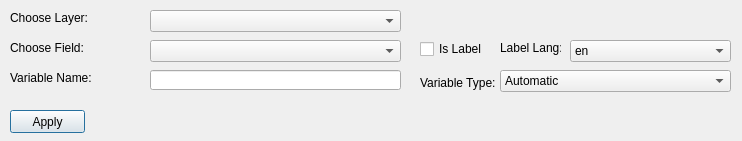
<?xml version="1.0" encoding="UTF-8"?>
<ui version="4.0">
 <class>Dialog</class>
 <widget class="QDialog" name="Dialog">
  <property name="geometry">
   <rect>
    <x>0</x>
    <y>0</y>
    <width>742</width>
    <height>141</height>
   </rect>
  </property>
  <property name="windowTitle">
   <string>Dialog</string>
  </property>
  <widget class="QComboBox" name="chooseLayer">
   <property name="geometry">
    <rect>
     <x>150</x>
     <y>10</y>
     <width>251</width>
     <height>22</height>
    </rect>
   </property>
  </widget>
  <widget class="QLabel" name="fieldLabel">
   <property name="geometry">
    <rect>
     <x>10</x>
     <y>40</y>
     <width>91</width>
     <height>16</height>
    </rect>
   </property>
   <property name="text">
    <string>Choose Field:</string>
   </property>
  </widget>
  <widget class="QComboBox" name="chooseField">
   <property name="geometry">
    <rect>
     <x>150</x>
     <y>40</y>
     <width>251</width>
     <height>22</height>
    </rect>
   </property>
  </widget>
  <widget class="QLabel" name="layerLabel">
   <property name="geometry">
    <rect>
     <x>10</x>
     <y>10</y>
     <width>91</width>
     <height>16</height>
    </rect>
   </property>
   <property name="text">
    <string>Choose Layer:</string>
   </property>
  </widget>
  <widget class="QLabel" name="labelLangLabel">
   <property name="geometry">
    <rect>
     <x>500</x>
     <y>40</y>
     <width>61</width>
     <height>16</height>
    </rect>
   </property>
   <property name="text">
    <string>Label Lang:</string>
   </property>
  </widget>
  <widget class="QLabel" name="varNameLabel">
   <property name="geometry">
    <rect>
     <x>10</x>
     <y>70</y>
     <width>91</width>
     <height>16</height>
    </rect>
   </property>
   <property name="text">
    <string>Variable Name:</string>
   </property>
  </widget>
  <widget class="QLineEdit" name="varNameEdit">
   <property name="geometry">
    <rect>
     <x>150</x>
     <y>70</y>
     <width>251</width>
     <height>20</height>
    </rect>
   </property>
  </widget>
  <widget class="QLabel" name="varTypeLabel">
   <property name="geometry">
    <rect>
     <x>420</x>
     <y>75</y>
     <width>91</width>
     <height>16</height>
    </rect>
   </property>
   <property name="text">
    <string>Variable Type:</string>
   </property>
  </widget>
  <widget class="QComboBox" name="varType">
   <property name="geometry">
    <rect>
     <x>500</x>
     <y>70</y>
     <width>231</width>
     <height>22</height>
    </rect>
   </property>
   <item>
    <property name="text">
     <string>Automatic</string>
    </property>
   </item>
   <item>
    <property name="text">
     <string>String</string>
    </property>
   </item>
   <item>
    <property name="text">
     <string>URI</string>
    </property>
   </item>
   <item>
    <property name="text">
     <string>Double</string>
    </property>
   </item>
   <item>
    <property name="text">
     <string>Integer</string>
    </property>
   </item>
   <item>
    <property name="text">
     <string>Date</string>
    </property>
   </item>
  </widget>
  <widget class="QCheckBox" name="isLabelLabel">
   <property name="geometry">
    <rect>
     <x>420</x>
     <y>40</y>
     <width>70</width>
     <height>18</height>
    </rect>
   </property>
   <property name="text">
    <string>Is Label</string>
   </property>
  </widget>
  <widget class="QPushButton" name="applyButton">
   <property name="geometry">
    <rect>
     <x>10</x>
     <y>110</y>
     <width>75</width>
     <height>23</height>
    </rect>
   </property>
   <property name="text">
    <string>Apply</string>
   </property>
  </widget>
  <widget class="QComboBox" name="labelLang">
   <property name="geometry">
    <rect>
     <x>570</x>
     <y>40</y>
     <width>161</width>
     <height>22</height>
    </rect>
   </property>
   <item>
    <property name="text">
     <string>en</string>
    </property>
   </item>
   <item>
    <property name="text">
     <string>ab</string>
    </property>
   </item>
   <item>
    <property name="text">
     <string>aa</string>
    </property>
   </item>
   <item>
    <property name="text">
     <string>af</string>
    </property>
   </item>
   <item>
    <property name="text">
     <string>ak</string>
    </property>
   </item>
   <item>
    <property name="text">
     <string>sq</string>
    </property>
   </item>
   <item>
    <property name="text">
     <string>am</string>
    </property>
   </item>
   <item>
    <property name="text">
     <string>ar</string>
    </property>
   </item>
   <item>
    <property name="text">
     <string>an</string>
    </property>
   </item>
   <item>
    <property name="text">
     <string>hy</string>
    </property>
   </item>
   <item>
    <property name="text">
     <string>as</string>
    </property>
   </item>
   <item>
    <property name="text">
     <string>av</string>
    </property>
   </item>
   <item>
    <property name="text">
     <string>ae</string>
    </property>
   </item>
   <item>
    <property name="text">
     <string>ay</string>
    </property>
   </item>
   <item>
    <property name="text">
     <string>az</string>
    </property>
   </item>
   <item>
    <property name="text">
     <string>bm</string>
    </property>
   </item>
   <item>
    <property name="text">
     <string>ba</string>
    </property>
   </item>
   <item>
    <property name="text">
     <string>el</string>
    </property>
   </item>
   <item>
    <property name="text">
     <string>be</string>
    </property>
   </item>
   <item>
    <property name="text">
     <string>bn</string>
    </property>
   </item>
   <item>
    <property name="text">
     <string>bh</string>
    </property>
   </item>
   <item>
    <property name="text">
     <string>bi</string>
    </property>
   </item>
   <item>
    <property name="text">
     <string>bs</string>
    </property>
   </item>
   <item>
    <property name="text">
     <string>br</string>
    </property>
   </item>
   <item>
    <property name="text">
     <string>bg</string>
    </property>
   </item>
   <item>
    <property name="text">
     <string>my</string>
    </property>
   </item>
   <item>
    <property name="text">
     <string>ca</string>
    </property>
   </item>
   <item>
    <property name="text">
     <string>ch</string>
    </property>
   </item>
   <item>
    <property name="text">
     <string>ny</string>
    </property>
   </item>
   <item>
    <property name="text">
     <string>zh</string>
    </property>
   </item>
   <item>
    <property name="text">
     <string>cv</string>
    </property>
   </item>
   <item>
    <property name="text">
     <string>eu</string>
    </property>
   </item>
   <item>
    <property name="text">
     <string>kw</string>
    </property>
   </item>
   <item>
    <property name="text">
     <string>co</string>
    </property>
   </item>
   <item>
    <property name="text">
     <string>cr</string>
    </property>
   </item>
   <item>
    <property name="text">
     <string>hr</string>
    </property>
   </item>
   <item>
    <property name="text">
     <string>cs</string>
    </property>
   </item>
   <item>
    <property name="text">
     <string>da</string>
    </property>
   </item>
   <item>
    <property name="text">
     <string>dv</string>
    </property>
   </item>
   <item>
    <property name="text">
     <string>nl</string>
    </property>
   </item>
   <item>
    <property name="text">
     <string>dz</string>
    </property>
   </item>
   <item>
    <property name="text">
     <string>eo</string>
    </property>
   </item>
   <item>
    <property name="text">
     <string>et</string>
    </property>
   </item>
   <item>
    <property name="text">
     <string>ee</string>
    </property>
   </item>
   <item>
    <property name="text">
     <string>fo</string>
    </property>
   </item>
   <item>
    <property name="text">
     <string>fj</string>
    </property>
   </item>
   <item>
    <property name="text">
     <string>fi</string>
    </property>
   </item>
   <item>
    <property name="text">
     <string>fr</string>
    </property>
   </item>
   <item>
    <property name="text">
     <string>ff</string>
    </property>
   </item>
   <item>
    <property name="text">
     <string>gl</string>
    </property>
   </item>
   <item>
    <property name="text">
     <string>ka</string>
    </property>
   </item>
   <item>
    <property name="text">
     <string>de</string>
    </property>
   </item>
   <item>
    <property name="text">
     <string>gn</string>
    </property>
   </item>
   <item>
    <property name="text">
     <string>gu</string>
    </property>
   </item>
   <item>
    <property name="text">
     <string>ht</string>
    </property>
   </item>
   <item>
    <property name="text">
     <string>ha</string>
    </property>
   </item>
   <item>
    <property name="text">
     <string>he</string>
    </property>
   </item>
   <item>
    <property name="text">
     <string>hz</string>
    </property>
   </item>
   <item>
    <property name="text">
     <string>hi</string>
    </property>
   </item>
   <item>
    <property name="text">
     <string>ho</string>
    </property>
   </item>
   <item>
    <property name="text">
     <string>hu</string>
    </property>
   </item>
   <item>
    <property name="text">
     <string>ia</string>
    </property>
   </item>
   <item>
    <property name="text">
     <string>id</string>
    </property>
   </item>
   <item>
    <property name="text">
     <string>ie</string>
    </property>
   </item>
   <item>
    <property name="text">
     <string>ga</string>
    </property>
   </item>
   <item>
    <property name="text">
     <string>ig</string>
    </property>
   </item>
   <item>
    <property name="text">
     <string>ik</string>
    </property>
   </item>
   <item>
    <property name="text">
     <string>io</string>
    </property>
   </item>
   <item>
    <property name="text">
     <string>is</string>
    </property>
   </item>
   <item>
    <property name="text">
     <string>it</string>
    </property>
   </item>
   <item>
    <property name="text">
     <string>iu</string>
    </property>
   </item>
   <item>
    <property name="text">
     <string>ja</string>
    </property>
   </item>
   <item>
    <property name="text">
     <string>jv</string>
    </property>
   </item>
   <item>
    <property name="text">
     <string>kl</string>
    </property>
   </item>
   <item>
    <property name="text">
     <string>kn</string>
    </property>
   </item>
   <item>
    <property name="text">
     <string>kr</string>
    </property>
   </item>
   <item>
    <property name="text">
     <string>ks</string>
    </property>
   </item>
   <item>
    <property name="text">
     <string>kk</string>
    </property>
   </item>
   <item>
    <property name="text">
     <string>km</string>
    </property>
   </item>
   <item>
    <property name="text">
     <string>ki</string>
    </property>
   </item>
   <item>
    <property name="text">
     <string>rw</string>
    </property>
   </item>
   <item>
    <property name="text">
     <string>ky</string>
    </property>
   </item>
   <item>
    <property name="text">
     <string>kv</string>
    </property>
   </item>
   <item>
    <property name="text">
     <string>kg</string>
    </property>
   </item>
   <item>
    <property name="text">
     <string>ko</string>
    </property>
   </item>
   <item>
    <property name="text">
     <string>ku</string>
    </property>
   </item>
   <item>
    <property name="text">
     <string>kj</string>
    </property>
   </item>
   <item>
    <property name="text">
     <string>la</string>
    </property>
   </item>
   <item>
    <property name="text">
     <string>lb</string>
    </property>
   </item>
   <item>
    <property name="text">
     <string>lg</string>
    </property>
   </item>
   <item>
    <property name="text">
     <string>li</string>
    </property>
   </item>
   <item>
    <property name="text">
     <string>ln</string>
    </property>
   </item>
   <item>
    <property name="text">
     <string>lo</string>
    </property>
   </item>
   <item>
    <property name="text">
     <string>lt</string>
    </property>
   </item>
   <item>
    <property name="text">
     <string>lu</string>
    </property>
   </item>
   <item>
    <property name="text">
     <string>lv</string>
    </property>
   </item>
   <item>
    <property name="text">
     <string>gv</string>
    </property>
   </item>
   <item>
    <property name="text">
     <string>mk</string>
    </property>
   </item>
   <item>
    <property name="text">
     <string>mg</string>
    </property>
   </item>
   <item>
    <property name="text">
     <string>ms</string>
    </property>
   </item>
   <item>
    <property name="text">
     <string>ml</string>
    </property>
   </item>
   <item>
    <property name="text">
     <string>mt</string>
    </property>
   </item>
   <item>
    <property name="text">
     <string>mi</string>
    </property>
   </item>
   <item>
    <property name="text">
     <string>mr</string>
    </property>
   </item>
   <item>
    <property name="text">
     <string>mh</string>
    </property>
   </item>
   <item>
    <property name="text">
     <string>mn</string>
    </property>
   </item>
   <item>
    <property name="text">
     <string>na</string>
    </property>
   </item>
   <item>
    <property name="text">
     <string>nv</string>
    </property>
   </item>
   <item>
    <property name="text">
     <string>nd</string>
    </property>
   </item>
   <item>
    <property name="text">
     <string>ne</string>
    </property>
   </item>
   <item>
    <property name="text">
     <string>ng</string>
    </property>
   </item>
   <item>
    <property name="text">
     <string>nb</string>
    </property>
   </item>
   <item>
    <property name="text">
     <string>nn</string>
    </property>
   </item>
   <item>
    <property name="text">
     <string>no</string>
    </property>
   </item>
   <item>
    <property name="text">
     <string>ii</string>
    </property>
   </item>
   <item>
    <property name="text">
     <string>nr</string>
    </property>
   </item>
   <item>
    <property name="text">
     <string>oc</string>
    </property>
   </item>
   <item>
    <property name="text">
     <string>oj</string>
    </property>
   </item>
   <item>
    <property name="text">
     <string>cu</string>
    </property>
   </item>
   <item>
    <property name="text">
     <string>om</string>
    </property>
   </item>
   <item>
    <property name="text">
     <string>or</string>
    </property>
   </item>
   <item>
    <property name="text">
     <string>os</string>
    </property>
   </item>
   <item>
    <property name="text">
     <string>pa</string>
    </property>
   </item>
   <item>
    <property name="text">
     <string>pi</string>
    </property>
   </item>
   <item>
    <property name="text">
     <string>fa</string>
    </property>
   </item>
   <item>
    <property name="text">
     <string>pl</string>
    </property>
   </item>
   <item>
    <property name="text">
     <string>ps</string>
    </property>
   </item>
   <item>
    <property name="text">
     <string>pt</string>
    </property>
   </item>
   <item>
    <property name="text">
     <string>qu</string>
    </property>
   </item>
   <item>
    <property name="text">
     <string>rm</string>
    </property>
   </item>
   <item>
    <property name="text">
     <string>rn</string>
    </property>
   </item>
   <item>
    <property name="text">
     <string>ro</string>
    </property>
   </item>
   <item>
    <property name="text">
     <string>ru</string>
    </property>
   </item>
   <item>
    <property name="text">
     <string>sa</string>
    </property>
   </item>
   <item>
    <property name="text">
     <string>sc</string>
    </property>
   </item>
   <item>
    <property name="text">
     <string>sd</string>
    </property>
   </item>
   <item>
    <property name="text">
     <string>se</string>
    </property>
   </item>
   <item>
    <property name="text">
     <string>sm</string>
    </property>
   </item>
   <item>
    <property name="text">
     <string>sg</string>
    </property>
   </item>
   <item>
    <property name="text">
     <string>sr</string>
    </property>
   </item>
   <item>
    <property name="text">
     <string>gd</string>
    </property>
   </item>
   <item>
    <property name="text">
     <string>sn</string>
    </property>
   </item>
   <item>
    <property name="text">
     <string>si</string>
    </property>
   </item>
   <item>
    <property name="text">
     <string>sk</string>
    </property>
   </item>
   <item>
    <property name="text">
     <string>sl</string>
    </property>
   </item>
   <item>
    <property name="text">
     <string>so</string>
    </property>
   </item>
   <item>
    <property name="text">
     <string>st</string>
    </property>
   </item>
   <item>
    <property name="text">
     <string>es</string>
    </property>
   </item>
   <item>
    <property name="text">
     <string>su</string>
    </property>
   </item>
   <item>
    <property name="text">
     <string>sw</string>
    </property>
   </item>
   <item>
    <property name="text">
     <string>ss</string>
    </property>
   </item>
   <item>
    <property name="text">
     <string>sv</string>
    </property>
   </item>
   <item>
    <property name="text">
     <string>ta</string>
    </property>
   </item>
   <item>
    <property name="text">
     <string>te</string>
    </property>
   </item>
   <item>
    <property name="text">
     <string>tg</string>
    </property>
   </item>
   <item>
    <property name="text">
     <string>th</string>
    </property>
   </item>
   <item>
    <property name="text">
     <string>ti</string>
    </property>
   </item>
   <item>
    <property name="text">
     <string>bo</string>
    </property>
   </item>
   <item>
    <property name="text">
     <string>tk</string>
    </property>
   </item>
   <item>
    <property name="text">
     <string>tl</string>
    </property>
   </item>
   <item>
    <property name="text">
     <string>tn</string>
    </property>
   </item>
   <item>
    <property name="text">
     <string>to</string>
    </property>
   </item>
   <item>
    <property name="text">
     <string>tr</string>
    </property>
   </item>
   <item>
    <property name="text">
     <string>ts</string>
    </property>
   </item>
   <item>
    <property name="text">
     <string>tt</string>
    </property>
   </item>
   <item>
    <property name="text">
     <string>tw</string>
    </property>
   </item>
   <item>
    <property name="text">
     <string>ug</string>
    </property>
   </item>
   <item>
    <property name="text">
     <string>uk</string>
    </property>
   </item>
   <item>
    <property name="text">
     <string>ur</string>
    </property>
   </item>
   <item>
    <property name="text">
     <string>uz</string>
    </property>
   </item>
   <item>
    <property name="text">
     <string>ve</string>
    </property>
   </item>
   <item>
    <property name="text">
     <string>vi</string>
    </property>
   </item>
   <item>
    <property name="text">
     <string>vo</string>
    </property>
   </item>
   <item>
    <property name="text">
     <string>wa</string>
    </property>
   </item>
   <item>
    <property name="text">
     <string>cy</string>
    </property>
   </item>
   <item>
    <property name="text">
     <string>wo</string>
    </property>
   </item>
   <item>
    <property name="text">
     <string>fy</string>
    </property>
   </item>
   <item>
    <property name="text">
     <string>xh</string>
    </property>
   </item>
   <item>
    <property name="text">
     <string>yi</string>
    </property>
   </item>
   <item>
    <property name="text">
     <string>yo</string>
    </property>
   </item>
   <item>
    <property name="text">
     <string>za</string>
    </property>
   </item>
   <item>
    <property name="text">
     <string>zu</string>
    </property>
   </item>
  </widget>
 </widget>
 <resources/>
 <connections/>
</ui>
